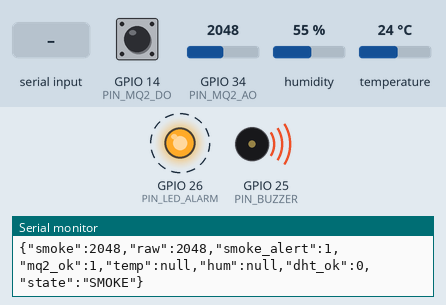
Recording of a sketch running on a simulated ESP32. Shown: output pins drawn as LEDs (lit = HIGH), buzzer (waves = sounding, pin HIGH), the last lines printed to the serial monitor. Dashed ring = blinking. The test bench sets the inputs (shaded band); at power-on: GPIO 14 (PIN_MQ2_DO) HIGH, GPIO 34 (PIN_MQ2_AO) = 2048, humidity 55 %, temperature 24 °C.

Above: at 1.12 s.
1.4 s: "ALERT:GUN\n" received over Serial
At 1.89 s:
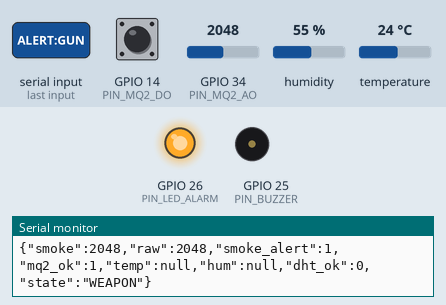
4.9 s: "ALERT:FIRE\n" received over Serial
At 5.9 s:
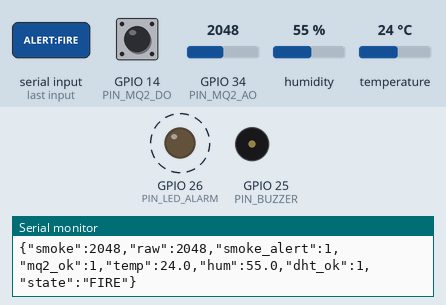
8.4 s: "ALERT:KNIFE\n" received over Serial
At 8.55 s:
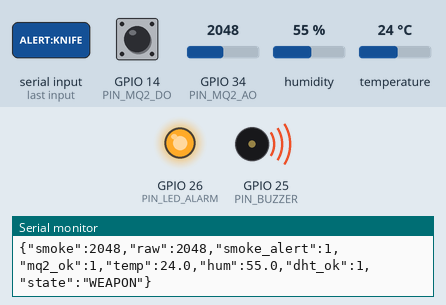
Timing chart, 0 to 17.9 s (numbered marks = the images above; inputs shaded):
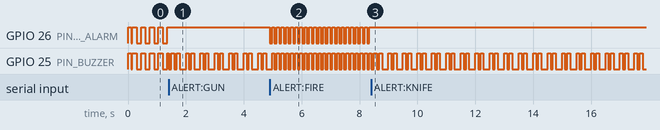

The sketch:

esp32_firmware.ino
```cpp
/*
 * =====================================================================================
 * ESP32 DevKit V1 (30-Pin USB-C) - Multi-Threat Sensory Node
 * Integrates: Buzzer, DHT22 (Temp/Humidity), and MQ-2 (Gas/Smoke)
 * =====================================================================================
 *
 * BREADBOARD PINOUT (RIGHT COLUMN CONFIGURATION):
 * Oriented with USB-C connector at the TOP:
 *
 * | Pin # | Name  | Connected Component | Description |
 * |---|---|---|---|
 * | Pin 1 | VN    | ---                 | GPIO 39 (Leave Free) |
 * | Pin 2 | GND   | Breadboard GND Rail | Common Ground for all sensors & buzzer |
 * | Pin 3 | D13   | ---                 | GPIO 13 (Leave Free) |
 * | Pin 4 | D12   | ---                 | GPIO 12 (Leave Free) |
 * | Pin 5 | D14   | MQ-2 DO             | Digital Threshold (Active LOW) |
 * | Pin 6 | D27   | DHT22 DATA          | Temperature & Humidity Data Line |
 * | Pin 7 | D26   | Red LED (+)         | Alarm LED via 220-330Ω resistor (Optional) |
 * | Pin 8 | D25   | Buzzer (+)          | Audio Siren Output |
 * | Pin 9 | D33   | ---                 | GPIO 33 (Leave Free) |
 * | Pin 10| D32   | ---                 | GPIO 32 (Leave Free) |
 * | Pin 11| D35   | ---                 | GPIO 35 (Leave Free) |
 * | Pin 12| D34   | MQ-2 AO             | Analog Smoke Level (ADC1_CH6, 0-4095) |
 * | Pin 13| VN    | ---                 | GPIO 39 (Leave Free) |
 * | Pin 14| VP    | ---                 | GPIO 36 (Leave Free) |
 * | Pin 15| EN    | ---                 | Reset button pin |
 *
 * POWER WIRING:
 * Run 1 wire from [3V3] (Pin 1 on the LEFT side) to the Breadboard Red (+) Rail.
 * Connect MQ-2 VCC and DHT22 VCC to this 3.3V rail.
 *
 * HOT-PLUG & MODULAR DESIGN:
 * This firmware operates reliably whether all 3, any 2, 1, or NO sensors are connected!
 * - If DHT22 is missing or disconnected: reports null for temp/hum, never blocks or hangs.
 * - If MQ-2 is missing: reports baseline 0, never blocks.
 * - Buzzer works seamlessly on command from Python or local triggers.
 *
 * REQUIRED ARDUINO LIBRARY:
 * - "DHT sensor library" by Adafruit (Install via Arduino IDE Library Manager)
 * =====================================================================================
 */

#include <Arduino.h>
#include <DHT.h>

// =====================================================================================
// PIN ASSIGNMENTS (RIGHT COLUMN)
// =====================================================================================

const int PIN_MQ2_AO    = 34;  // Pin 12 (Right) - MQ-2 Analog Output
const int PIN_MQ2_DO    = 14;  // Pin 5  (Right) - MQ-2 Digital Output
const int PIN_DHT22     = 27;  // Pin 6  (Right) - DHT22 Data Pin
const int PIN_BUZZER    = 25;  // Pin 8  (Right) - Buzzer (+)
const int PIN_LED_ALARM = 26;  // Pin 7  (Right) - Red Alarm LED (+) [Optional]

// DHT Sensor Object
#define DHTTYPE DHT22
DHT dht(PIN_DHT22, DHTTYPE);

// =====================================================================================
// SENSOR CONFIGURATION & STATE
// =====================================================================================

int smokeAnalogThreshold = 1800; // ADC threshold for smoke (0-4095)
const float HEAT_THRESHOLD_C = 50.0; // High heat threshold for standalone warning

// Non-blocking telemetry and sensor sampling intervals
const unsigned long TELEMETRY_INTERVAL_MS = 150; // Stream telemetry to Python every 150ms
const unsigned long DHT_SAMPLE_INTERVAL_MS = 2000; // DHT22 maximum sample rate is 0.5Hz (2s)

enum AlertState {
  STATE_NORMAL,
  STATE_FIRE,
  STATE_WEAPON,
  STATE_SMOKE,
  STATE_HEAT
};

AlertState currentAlertState = STATE_NORMAL;

// Environmental Data
float currentTemperature = -999.0;
float currentHumidity = -999.0;
bool dhtConnected = false;

// Smoke Data
float smoothedSmokeValue = 0.0;
const float EMA_ALPHA = 0.15;
bool standaloneSmokeAlert = false;
bool mq2Connected = false;

// Timers
unsigned long lastTelemetryTime = 0;
unsigned long lastDhtSampleTime = 0;
unsigned long lastBuzzerToggleTime = 0;
bool buzzerState = false;

// =====================================================================================
// COMMAND PROCESSING (FROM PYTHON)
// =====================================================================================

void processIncomingCommand(String cmd) {
  cmd.trim();
  cmd.toUpperCase();

  if (cmd == "ALERT:FIRE") {
    currentAlertState = STATE_FIRE;
  } else if (cmd == "ALERT:GUN" || cmd == "ALERT:KNIFE" || cmd == "ALERT:WEAPON") {
    currentAlertState = STATE_WEAPON;
  } else if (cmd == "ALERT:SMOKE") {
    currentAlertState = STATE_SMOKE;
  } else if (cmd == "ALERT:HEAT") {
    currentAlertState = STATE_HEAT;
  } else if (cmd == "ALERT:CLEAR" || cmd == "ALERT:NORMAL") {
    currentAlertState = STATE_NORMAL;
  } else if (cmd.startsWith("THRESHOLD:")) {
    int val = cmd.substring(10).toInt();
    if (val > 100 && val < 4000) {
      smokeAnalogThreshold = val;
    }
  }
}

// =====================================================================================
// SETUP
// =====================================================================================

void setup() {
  Serial.begin(115200);

  // Initialize Pins
  pinMode(PIN_MQ2_AO, INPUT);
  pinMode(PIN_MQ2_DO, INPUT_PULLUP);
  pinMode(PIN_BUZZER, OUTPUT);
  pinMode(PIN_LED_ALARM, OUTPUT);

  digitalWrite(PIN_BUZZER, LOW);
  digitalWrite(PIN_LED_ALARM, LOW);

  // Initialize DHT22
  dht.begin();

  // Baseline calibration for MQ-2
  int rawInit = analogRead(PIN_MQ2_AO);
  smoothedSmokeValue = (float)rawInit;

  // Startup chirp confirmation
  digitalWrite(PIN_BUZZER, HIGH);
  digitalWrite(PIN_LED_ALARM, HIGH);
  delay(120);
  digitalWrite(PIN_BUZZER, LOW);
  digitalWrite(PIN_LED_ALARM, LOW);

  Serial.println(F("{\"status\":\"ESP32_READY\",\"hardware\":[\"MQ2\",\"DHT22\",\"BUZZER\"]}"));
}

// =====================================================================================
// MAIN LOOP (100% NON-BLOCKING)
// =====================================================================================

void loop() {
  unsigned long currentMillis = millis();

  // -------------------------------------------------------------------
  // 1. SAMPLE MQ-2 GAS/SMOKE SENSOR
  // -------------------------------------------------------------------
  int rawSmoke = analogRead(PIN_MQ2_AO);

  // Detect if sensor is plugged in (open/floating readings or connected)
  mq2Connected = (rawSmoke > 20 && rawSmoke < 4090);

  smoothedSmokeValue = (EMA_ALPHA * rawSmoke) + ((1.0 - EMA_ALPHA) * smoothedSmokeValue);

  bool digitalSmokeTrigger = (digitalRead(PIN_MQ2_DO) == LOW);
  bool analogSmokeTrigger = (smoothedSmokeValue >= smokeAnalogThreshold);
  standaloneSmokeAlert = (digitalSmokeTrigger || analogSmokeTrigger) && mq2Connected;

  // -------------------------------------------------------------------
  // 2. SAMPLE DHT22 (EVERY 2 SECONDS)
  // -------------------------------------------------------------------
  if (currentMillis - lastDhtSampleTime >= DHT_SAMPLE_INTERVAL_MS) {
    lastDhtSampleTime = currentMillis;

    float t = dht.readTemperature(); // Celsius
    float h = dht.readHumidity();    // Relative humidity %

    // If reading failed (sensor unplugged or wiring issue), handle gracefully
    if (isnan(t) || isnan(h) || t < -40.0 || t > 125.0) {
      dhtConnected = false;
      currentTemperature = -999.0;
      currentHumidity = -999.0;
    } else {
      dhtConnected = true;
      currentTemperature = t;
      currentHumidity = h;
    }
  }

  // -------------------------------------------------------------------
  // 3. STANDALONE FAILSAFE DETECTION (LOCAL SENSORY ALARMS)
  // -------------------------------------------------------------------
  bool standaloneHeatAlert = dhtConnected && (currentTemperature >= HEAT_THRESHOLD_C);

  // If no computer vision override from Python is active, trigger local alarms
  if (currentAlertState == STATE_NORMAL) {
    if (standaloneSmokeAlert) {
      currentAlertState = STATE_SMOKE;
    } else if (standaloneHeatAlert) {
      currentAlertState = STATE_HEAT;
    }
  } else if (currentAlertState == STATE_SMOKE && !standaloneSmokeAlert) {
    currentAlertState = STATE_NORMAL;
  } else if (currentAlertState == STATE_HEAT && !standaloneHeatAlert) {
    currentAlertState = STATE_NORMAL;
  }

  // -------------------------------------------------------------------
  // 4. READ SERIAL COMMANDS FROM PYTHON
  // -------------------------------------------------------------------
  while (Serial.available() > 0) {
    String line = Serial.readStringUntil('\n');
    processIncomingCommand(line);
  }

  // -------------------------------------------------------------------
  // 5. DRIVE BUZZER & LED ALARM PATTERNS
  // -------------------------------------------------------------------
  switch (currentAlertState) {

    case STATE_FIRE:
      // RAPID SIREN: Rapid oscillation (80ms on, 80ms off) + flashing LED
      if (currentMillis - lastBuzzerToggleTime >= 80) {
        lastBuzzerToggleTime = currentMillis;
        buzzerState = !buzzerState;
        digitalWrite(PIN_BUZZER, buzzerState ? HIGH : LOW);
        digitalWrite(PIN_LED_ALARM, buzzerState ? HIGH : LOW);
      }
      break;

    case STATE_SMOKE:
    case STATE_HEAT:
      // STACCATO ALARM: (150ms on, 150ms off)
      if (currentMillis - lastBuzzerToggleTime >= 150) {
        lastBuzzerToggleTime = currentMillis;
        buzzerState = !buzzerState;
        digitalWrite(PIN_BUZZER, buzzerState ? HIGH : LOW);
        digitalWrite(PIN_LED_ALARM, buzzerState ? HIGH : LOW);
      }
      break;

    case STATE_WEAPON:
      // WEAPON ALARM: Double-beep pattern (500ms cycle) + solid LED
      digitalWrite(PIN_LED_ALARM, HIGH);
      {
        unsigned long cycle = currentMillis % 500;
        if (cycle < 100 || (cycle >= 180 && cycle < 280)) {
          digitalWrite(PIN_BUZZER, HIGH);
        } else {
          digitalWrite(PIN_BUZZER, LOW);
        }
      }
      break;

    case STATE_NORMAL:
    default:
      digitalWrite(PIN_BUZZER, LOW);
      digitalWrite(PIN_LED_ALARM, LOW);
      break;
  }

  // -------------------------------------------------------------------
  // 6. DISPATCH JSON TELEMETRY TO PYTHON
  // -------------------------------------------------------------------
  if (currentMillis - lastTelemetryTime >= TELEMETRY_INTERVAL_MS) {
    lastTelemetryTime = currentMillis;

    const char* stateStr = "NORMAL";
    if (currentAlertState == STATE_FIRE) stateStr = "FIRE";
    else if (currentAlertState == STATE_WEAPON) stateStr = "WEAPON";
    else if (currentAlertState == STATE_SMOKE) stateStr = "SMOKE";
    else if (currentAlertState == STATE_HEAT) stateStr = "HEAT";

    Serial.print(F("{\"smoke\":"));
    Serial.print((int)smoothedSmokeValue);
    Serial.print(F(",\"raw\":"));
    Serial.print(rawSmoke);
    Serial.print(F(",\"smoke_alert\":"));
    Serial.print(standaloneSmokeAlert ? 1 : 0);
    Serial.print(F(",\"mq2_ok\":"));
    Serial.print(mq2Connected ? 1 : 0);

    // Temperature & Humidity (null if sensor disconnected)
    Serial.print(F(",\"temp\":"));
    if (dhtConnected) Serial.print(currentTemperature, 1);
    else Serial.print(F("null"));

    Serial.print(F(",\"hum\":"));
    if (dhtConnected) Serial.print(currentHumidity, 1);
    else Serial.print(F("null"));

    Serial.print(F(",\"dht_ok\":"));
    Serial.print(dhtConnected ? 1 : 0);

    Serial.print(F(",\"state\":\""));
    Serial.print(stateStr);
    Serial.println(F("\"}"));
  }
}
```

Measured:
- after the input at 1.4 s, GPIO 26 (PIN_LED_ALARM): stops changing and stays HIGH
- after the input at 4.9 s, GPIO 26 (PIN_LED_ALARM): alternates HIGH for 0.08 s and LOW for 0.08 s, starting at once
- after the input at 8.4 s, GPIO 26 (PIN_LED_ALARM): stops changing and stays HIGH
- by itself, GPIO 26 (PIN_LED_ALARM): repeats every 0.30 s: HIGH 0.15 s, LOW 0.15 s
- by itself, GPIO 25 (PIN_BUZZER): repeats every 0.50 s: HIGH 0.10 s, LOW 0.08 s, HIGH 0.10 s, LOW 0.22 s
